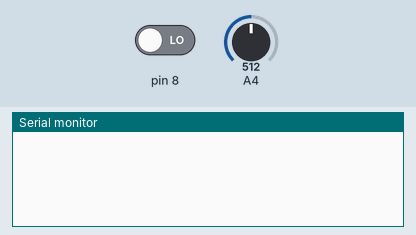
Simulated run of this sketch. Board: Arduino Uno, built with avr-gcc and run on an emulated ATmega328P. Parts: the last lines printed to the serial monitor. The inputs (shaded band) are chosen by the test bench; at power-on: pin 8 LOW, A4 = 512.

Above: at 1.2 s.
1.3 s: pin 8 driven HIGH
At 1.51 s:
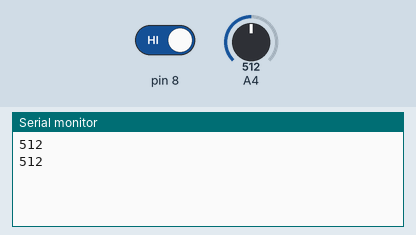
3.3 s: A4 set to 716
At 3.31 s:
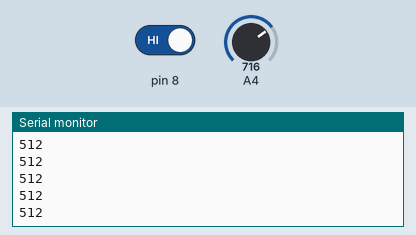
4.8 s: A4 set to 900
At 4.82 s:
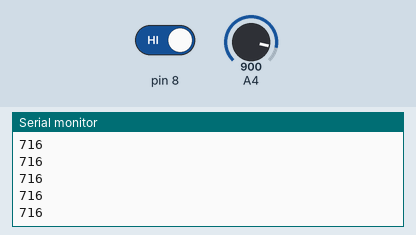
Timing chart, 0 to 7.8 s (numbered marks = the images above; inputs shaded):
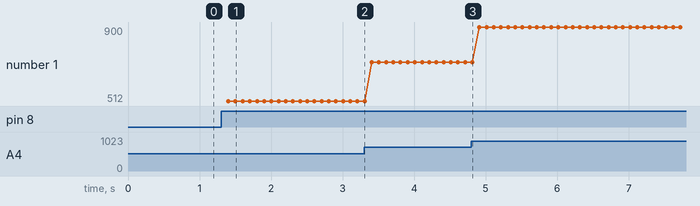

The sketch:

a.ino
```cpp
int sensorValue=0;
void setup()
{
  Serial.begin(9600);
  pinMode(8, INPUT);
}

void loop()
{
  sensorValue=analogRead(A4);
  int reading=digitalRead(8);
  delay(100);
  if(reading==HIGH)
  {
      Serial.println(sensorValue);

  }
}
```

Measured:
- after the input at 1.3 s, the serial monitor: prints a new line after 0.10 s (image 1)
- plotted number 1: 512 → 716 after the input at 3.3 s, 716 → 900 after the input at 4.8 s
